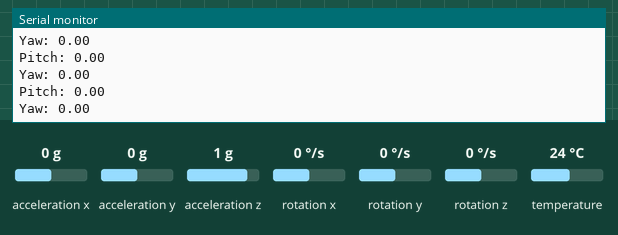
This sketch was run on a simulated ESP32. On the bench: the last lines printed to the serial monitor. The test bench sets the inputs (shaded band); at power-on: acceleration x 0 g, acceleration y 0 g, acceleration z 1 g, rotation x 0 °/s, rotation y 0 °/s, rotation z 0 °/s, temperature 24 °C. WiFi joins after 1.5 s; servers stay silent unless stated; storage starts empty.

Above: at 3.2 s.
3.3 s: acceleration x set to -1.4 g
At 3.61 s:
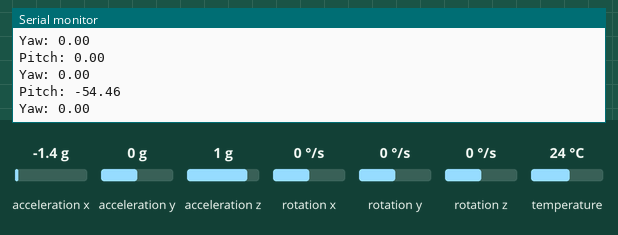
4.8 s: acceleration y set to -1.4 g
At 5.04 s:
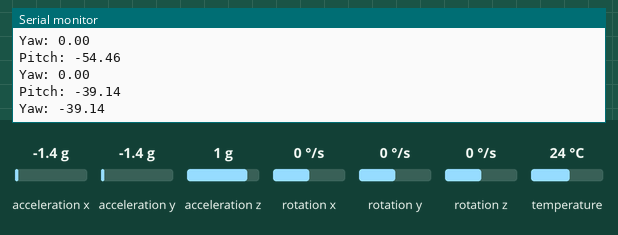
6.3 s: acceleration z set to -1.4 g
At 6.46 s:
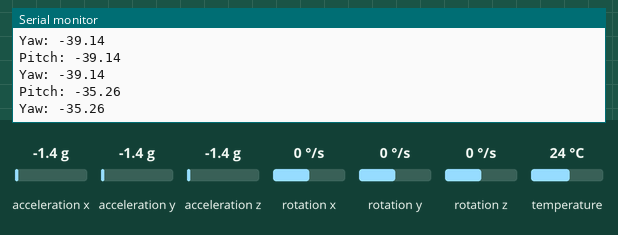
Timing chart, 0 to 9.3 s (numbered marks = the images above; inputs shaded):
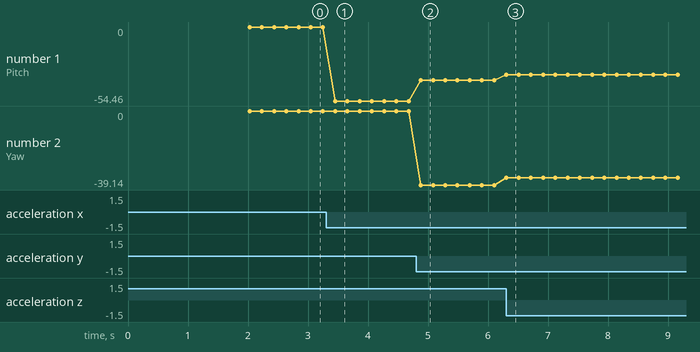

The sketch:

sketch_sep22b.ino
```cpp
#include <Arduino.h>
#include <WiFi.h>
#include <AsyncTCP.h>
#include <ESPAsyncWebServer.h>
#include <Adafruit_MPU6050.h>
#include <Adafruit_Sensor.h>
#include <Arduino_JSON.h>
#include "SPIFFS.h"

// Replace with your network credentials
const char* ssid = "Shyam raj";
const char* password = "gladiator";

// Create AsyncWebServer object on port 80
AsyncWebServer server(80);

// Create an Event Source on /events
AsyncEventSource events("/events");

// Json Variable to Hold Sensor Readings
JSONVar readings;

// Timer variables
unsigned long lastTime = 0;
unsigned long lastTimeTemperature = 0;
unsigned long lastTimeAcc = 0;
unsigned long gyroDelay = 10;
unsigned long temperatureDelay = 1000;
unsigned long accelerometerDelay = 200;

// Create a sensor object
Adafruit_MPU6050 mpu;

sensors_event_t a, g, temp;

float gyroX, gyroY, gyroZ;
float accX, accY, accZ;
float temperature;

//Gyroscope sensor deviation
float gyroXerror = 0.07;
float gyroYerror = 0.03;
float gyroZerror = 0.01;

// Init MPU6050
void initMPU(){
  if (!mpu.begin()) {
    Serial.println("Failed to find MPU6050 chip");
    while (1) {
      delay(10);
    }
  }
  Serial.println("MPU6050 Found!");
}

void initSPIFFS() {
  if (!SPIFFS.begin()) {
    Serial.println("An error has occurred while mounting SPIFFS");
  }
  Serial.println("SPIFFS mounted successfully");
}

// Initialize WiFi
void initWiFi() {
  WiFi.mode(WIFI_STA);
  WiFi.begin(ssid, password);
  Serial.println("");
  Serial.print("Connecting to WiFi...");
  while (WiFi.status() != WL_CONNECTED) {
    Serial.print(".");
    delay(1000);
  }
  Serial.println("");
  Serial.println(WiFi.localIP());
}

String getGyroReadings(){
  mpu.getEvent(&a, &g, &temp);

  float gyroX_temp = g.gyro.x;
  if(abs(gyroX_temp) > gyroXerror)  {
    gyroX += gyroX_temp/50.00;
  }

  float gyroY_temp = g.gyro.y;
  if(abs(gyroY_temp) > gyroYerror) {
    gyroY += gyroY_temp/70.00;
  }

  float gyroZ_temp = g.gyro.z;
  if(abs(gyroZ_temp) > gyroZerror) {
    gyroZ += gyroZ_temp/90.00;
  }

  readings["gyroX"] = String(gyroX);
  readings["gyroY"] = String(gyroY);
  readings["gyroZ"] = String(gyroZ);

  String jsonString = JSON.stringify(readings);
  return jsonString;
}

String getAccReadings() {
  mpu.getEvent(&a, &g, &temp);
  // Get current acceleration values
  accX = a.acceleration.x;
  accY = a.acceleration.y;
  accZ = a.acceleration.z;
  float pitch, yaw;
  pitch = 180 * atan2(accX, sqrt(accY*accY + accZ*accZ))/PI;
  yaw = 180 * atan2(accY, sqrt(accX*accX + accZ*accZ))/PI;
  Serial.print("Pitch: ");
  Serial.println(pitch);
  Serial.print("Yaw: ");
  Serial.println(yaw);
  readings["accX"] = String(accX);
  readings["accY"] = String(accY);
  readings["accZ"] = String(accZ);
  readings["pitch"] = String(pitch);
  readings["yaw"] = String(yaw);
  String accString = JSON.stringify (readings);
  return accString;
}

String getTemperature(){
  mpu.getEvent(&a, &g, &temp);
  temperature = temp.temperature;
  return String(temperature);
}

void setup() {
  Serial.begin(115200);
  initWiFi();
  initSPIFFS();
  initMPU();

  // Handle Web Server
  server.on("/", HTTP_GET, [](AsyncWebServerRequest *request){
    request->send(SPIFFS, "/index.html", "text/html");
  });

  server.serveStatic("/", SPIFFS, "/");

  server.on("/reset", HTTP_GET, [](AsyncWebServerRequest *request){
    gyroX=0;
    gyroY=0;
    gyroZ=0;
    request->send(200, "text/plain", "OK");
  });

  server.on("/resetX", HTTP_GET, [](AsyncWebServerRequest *request){
    gyroX=0;
    request->send(200, "text/plain", "OK");
  });

  server.on("/resetY", HTTP_GET, [](AsyncWebServerRequest *request){
    gyroY=0;
    request->send(200, "text/plain", "OK");
  });

  server.on("/resetZ", HTTP_GET, [](AsyncWebServerRequest *request){
    gyroZ=0;
    request->send(200, "text/plain", "OK");
  });

  // Handle Web Server Events
  events.onConnect([](AsyncEventSourceClient *client){
    if(client->lastId()){
      Serial.printf("Client reconnected! Last message ID that it got is: %u\n", client->lastId());
    }
    // send event with message "hello!", id current millis
    // and set reconnect delay to 1 second
    client->send("hello!", NULL, millis(), 10000);
  });
  server.addHandler(&events);

  server.begin();
}

void loop() {
  if ((millis() - lastTime) > gyroDelay) {
    // Send Events to the Web Server with the Sensor Readings
    events.send(getGyroReadings().c_str(),"gyro_readings",millis());
    lastTime = millis();
  }
  if ((millis() - lastTimeAcc) > accelerometerDelay) {
    // Send Events to the Web Server with the Sensor Readings
    events.send(getAccReadings().c_str(),"accelerometer_readings",millis());
    lastTimeAcc = millis();
  }
  if ((millis() - lastTimeTemperature) > temperatureDelay) {
    // Send Events to the Web Server with the Sensor Readings
    events.send(getTemperature().c_str(),"temperature_reading",millis());
    lastTimeTemperature = millis();
  }
}
```

Measured:
- after the input at 3.3 s, the serial monitor: prints a new line after 0.15 s (image 1)
- after the input at 4.8 s, the serial monitor: prints a new line after 0.08 s (image 2)
- after the input at 6.3 s, the serial monitor: prints a new line at once (image 3)
- plotted number 1: 0 → -54.46 after the input at 3.3 s, -54.46 → -39.14 after the input at 4.8 s, -39.14 → -35.26 after the input at 6.3 s
- plotted number 2: 0 → -39.14 after the input at 4.8 s, -39.14 → -35.26 after the input at 6.3 s
